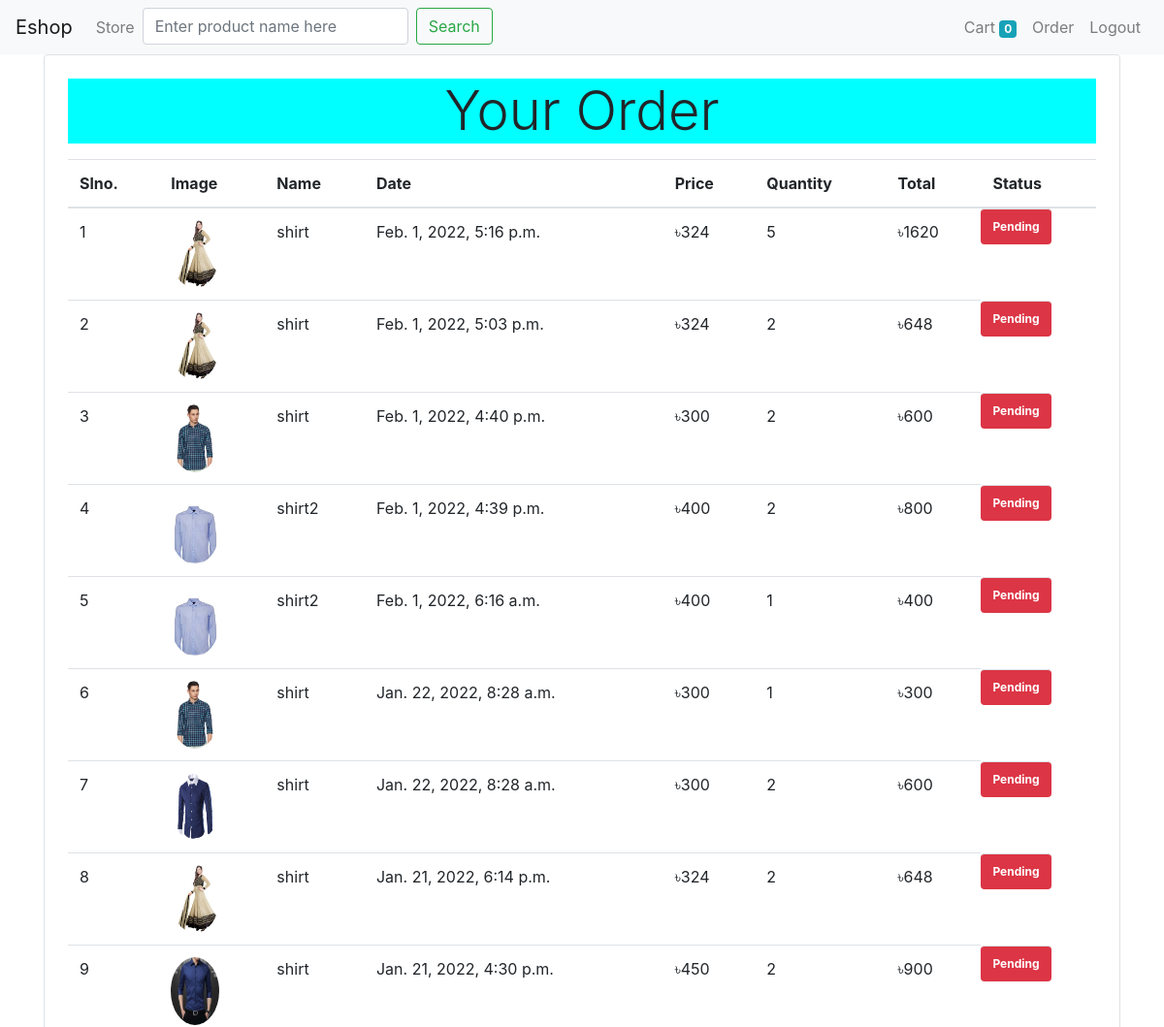
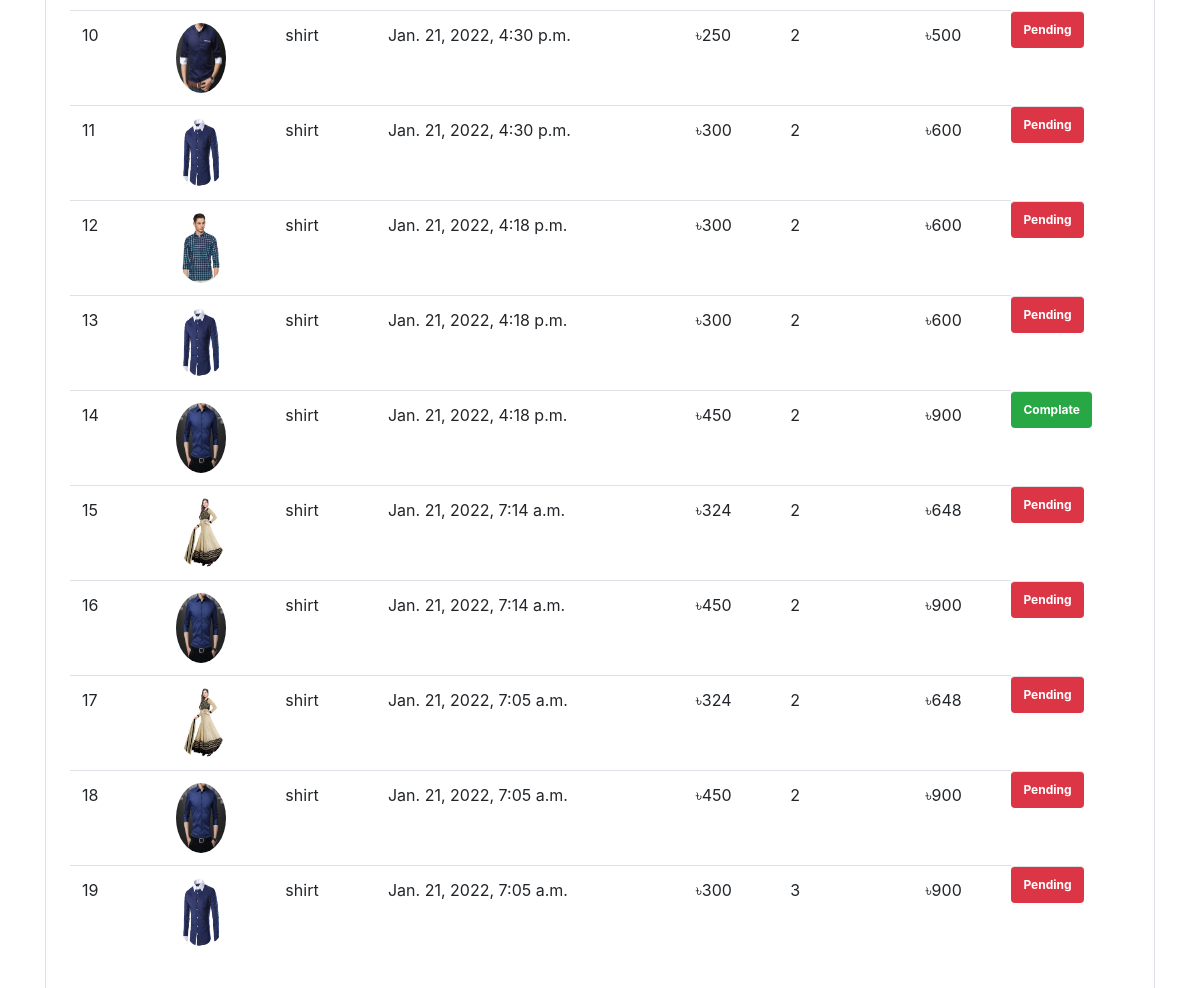
The page /order/ (signed in) on the database as committed earlier (2 pictures, top to bottom).
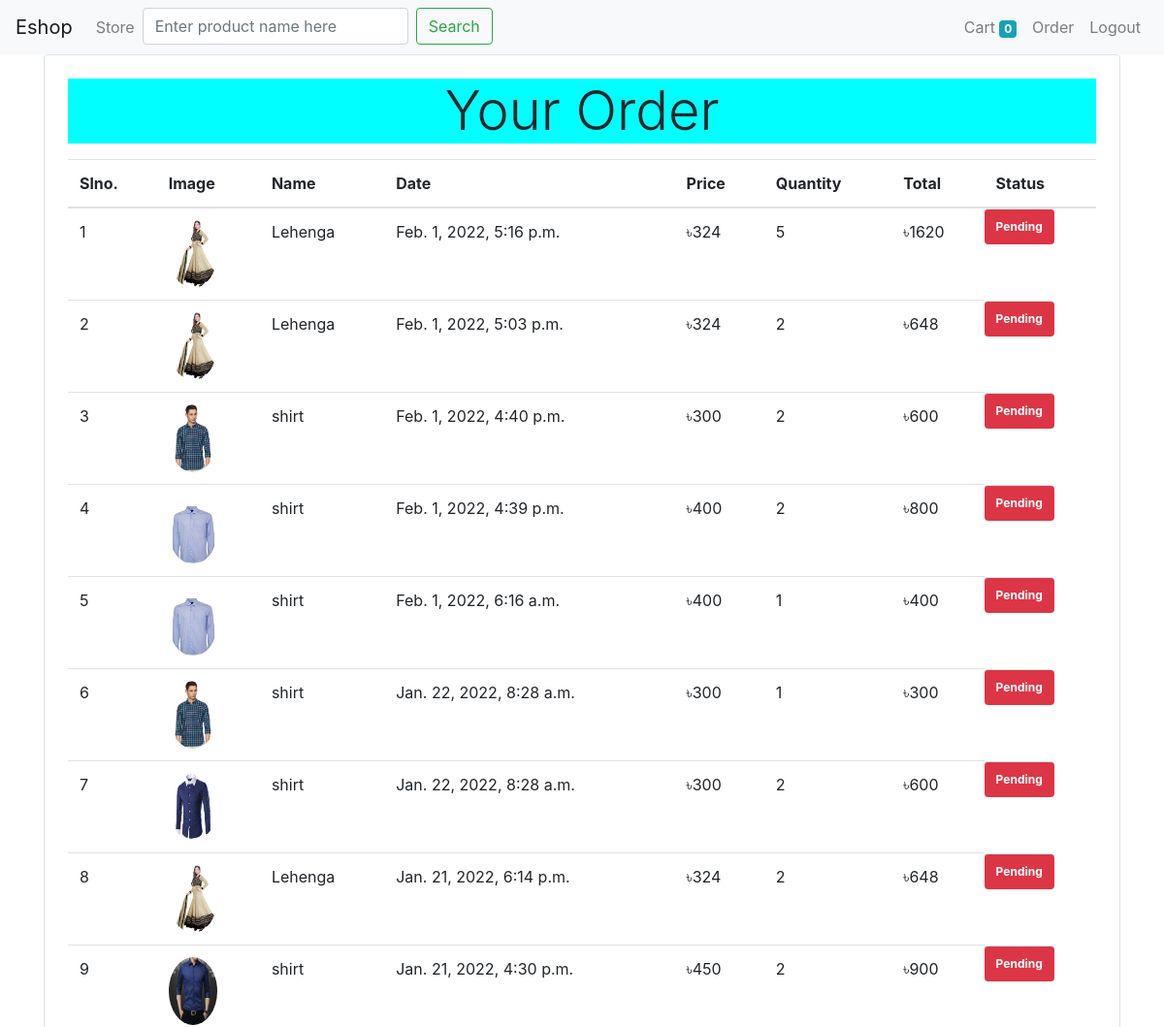
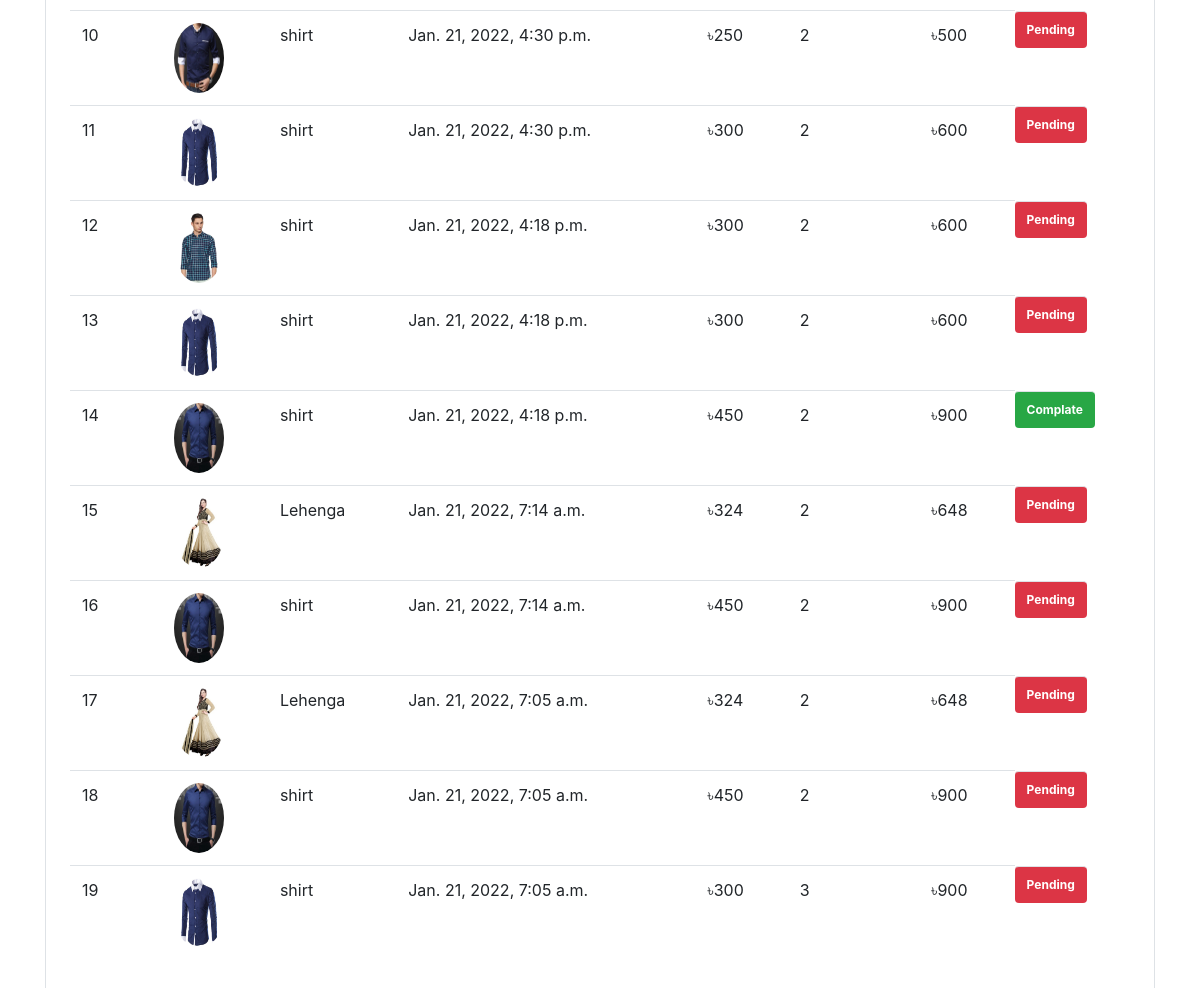
The same page on the database as committed later (2 pictures, top to bottom).
### store/models/order.py (models this page shows, shortened)
class Order(models.Model):
    product = models.ForeignKey(Product, on_delete=models.CASCADE)
    customer = models.ForeignKey(Customer, on_delete=models.CASCADE)
    address = models.CharField(max_length=100)
    mob_no = models.CharField(max_length=100)
    quantity = models.IntegerField(default=1)
    price = models.IntegerField()
    order_date = models.DateTimeField(default=now)
    status = models.BooleanField(default=False)

### store/models/products.py (models this page shows, shortened)
class Product(models.Model):
    name = models.CharField(max_length=250)
    price = models.IntegerField(default=0)
    category = models.ForeignKey(Category, on_delete=models.CASCADE, default=1)
    description = models.CharField(max_length=400, default="")
    image = models.ImageField(upload_to='upload/products/')

### store/middlewares/auth.py (the view)
    def middleware(request):
        print("Auth Middleware1")
        request_url = request.META["PATH_INFO"]
        print("RRurl >> ", request_url)
        if not request.session.get("customer_id"):
            return redirect(f'/login/?request_url={request_url}')
        response = get_response(request)
        return response

### store/templatetags/custom_filter.py (called while the page is built)
@register.filter("add_currency_sign")
def add_currency_sign(price):
    return "৳" + str(price)

@register.filter("multiply_price")
def multiply_price(price, quantity):
    return price * quantity

### store/views/order.py (called while the page is built)
    def get(self, request):
        customer_id = request.session.get("customer_id")
        orders = Order.objects.filter(customer=customer_id).order_by("-order_date")
        print(orders)
        return render(request, "store/order.html", {'orders': orders})

### store/templates/store/order.html
{% extends 'store/base.html' %}
{% load cart %}
{% load custom_filter %}
{% block content %}
<div class="container">
  <div class="border rounded p-4">
    <p class="p1 display-4 text-center">Your Order</p>
    <table class="table">
      <thead>
        <tr>
          <th>Slno.</th>
          <th>Image</th>
          <th>Name</th>
          <th>Date</th>
          <th>Price</th>
          <th>Quantity</th>
          <th>Total</th>
          <th>Status</th>
        </tr>
      </thead>
      <tbody>
        {% for order in orders %}
        <tr>
          <td>{{forloop.counter}}</td>
          <td class="cimg">
            <img
              class="rounded-circle"
              style="height: 70px; width: 50px"
              src="{{order.product.image.url}}"
              alt="product pic"
            />
          </td>
          <td>{{order.product.name}}</td>
          <td>{{order.order_date}}</td>
          <td>{{order.product.price|add_currency_sign}}</td>
          <td>{{order.quantity}}</td>
          <td>
            {{order.product.price|multiply_price:order.quantity|add_currency_sign}}
          </td>
          {% if order.status %}
          <td class="badge badge-success">Complate</td>
          {% else %}
          <td class="badge badge-danger">Pending</td>
          {% endif %}
        </tr>
        {% endfor %}
      </tbody>
    </table>
  </div>
</div>
{% endblock content %}

### store/templates/store/base.html (shortened to what this page needs)
<!DOCTYPE html>
<html lang="en">
  <head>
    <link
      rel="stylesheet"
      href="https://maxcdn.bootstrapcdn.com/bootstrap/4.0.0/css/bootstrap.min.css"
    />
  </head>
  <body>
    <nav class="navbar navbar-expand-lg navbar-light bg-light">
      <a class="navbar-brand" href="/">Eshop</a>
      <div class="collapse navbar-collapse" id="navbarSupportedContent">
        <ul class="navbar-nav mr-auto">
          <li class="nav-item">
            <a class="nav-link" href="/"
              >Store <span class="sr-only">(current)</span></a
            >
          </li>
          <li class="nav-item">
            <form class="form-inline" action="/search-product/" method="post">
              <input name="product_name" class="form-control mr-sm-2" type="search" placeholder="Enter product name here" aria-label="Search">
              <button class="btn btn-outline-success my-2 my-sm-0" type="submit">Search</button>
            </form>
          </li>
        </ul>
        <ul class="navbar-nav my-2 my-lg-0">
          <li class="nav-item">
            <a class="nav-link" href="/cart/"
              >Cart
              <span class="badge badge-info"
                >{{ request.session.cart.keys|length}}</span
              ><span class="sr-only">(current)</span></a
            >
          </li>
          {% if request.session.customer_email %}
          <li class="nav-item">
            <a class="nav-link" href="/order/"
              >Order <span class="sr-only">(current)</span></a
            >
          </li>
          <li class="nav-item">
            <a class="nav-link" href="/logout/"
              >Logout <span class="sr-only">(current)</span></a
            >
          </li>
          {% endif %}
        </ul>
      </div>
    </nav>
    {% block content %}{% endblock content%}
  </body>
</html>

### store/templates/store/base.html (style rules this page uses)
.p1 { background-color: aqua; }

Rows that differ between the two databases and show on the page:
changed through a linked row, Order "Feb. 1, 2022, 5:16 p.m.": product.name "shirt" → "Lehenga"
changed through a linked row, Order "Feb. 1, 2022, 5:03 p.m.": product.name "shirt" → "Lehenga"
changed through a linked row, Order "Feb. 1, 2022, 4:39 p.m.": product.name "shirt2" → "shirt"
changed through a linked row, Order "Feb. 1, 2022, 6:16 a.m.": product.name "shirt2" → "shirt"
changed through a linked row, Order "Jan. 21, 2022, 6:14 p.m.": product.name "shirt" → "Lehenga"
changed through a linked row, Order (number 15 of 19 on the later page): product.name "shirt" → "Lehenga"
changed through a linked row, Order (number 17 of 19 on the later page): product.name "shirt" → "Lehenga"
